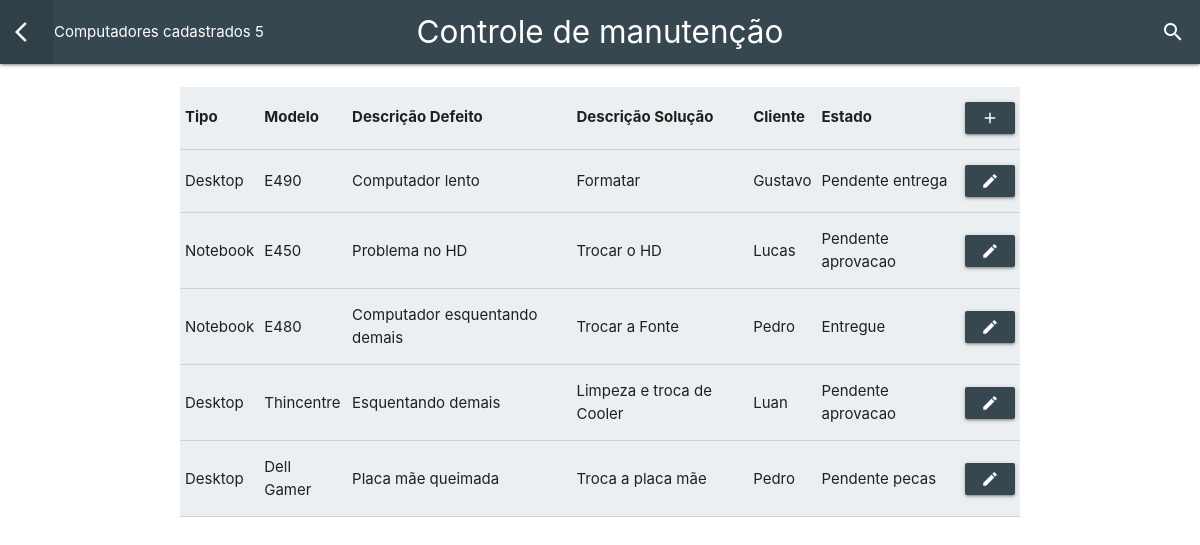
Screenshot of /pages/viewComputador.php (signed in) with the database file from the repository.
### tables this page shows
CREATE TABLE `computadores` (
  `id` int(11) NOT NULL,
  `tipo` varchar(255) NOT NULL,
  `modelo` varchar(255) NOT NULL,
  `descricao_defeito` varchar(255) NOT NULL,
  `descricao_solucao` varchar(255) NOT NULL,
  `estado` varchar(255) NOT NULL,
  `idCliente` int(11) NOT NULL
);

CREATE TABLE `clientes` (
  `id` int(11) NOT NULL,
  `nome` varchar(255) NOT NULL,
  `contato` varchar(255) NOT NULL
);

### src/consultas.php (called while the page is built, shortened)
<?php
include '../src/conn.php';
function selectById($id, $tabela){
    if($tabela == "computadores"){
        $sql = "SELECT * FROM `computadores` WHERE `id` = :id";
    }elseif($tabela == "usuarios"){
        $sql = "SELECT * FROM `usuarios` WHERE `id` = :id";
    }elseif($tabela == "clientes"){
        $sql = "SELECT * FROM `clientes` WHERE `id` = :id";
    }
    global $conn;
    $stmt = $conn->prepare($sql);
    $stmt->bindValue(':id', $id);
    $result = $stmt->execute();
    if($result){
        return $stmt;
    }else{
        make_log($stmt->errorInfo()[2]);
    }
}
function getAllComputadores(){
    global $conn;
    $result = $conn->query("SELECT * FROM `computadores`");
    return ($result) ? $result->fetchAll(PDO::FETCH_OBJ) : make_log($conn->errorInfo()[2]);
}
function getClienteComputador($id){
    $stmt = selectById($id, "clientes");
    if($stmt){
        if($stmt->rowCount() > 0){
            return $stmt->fetch(PDO::FETCH_OBJ);
        }else{
            make_log("Nenhum cliente encontrado");
        }
    }else{
        make_log($stmt->errorInfo()[2]);
    }
}

### pages/viewComputador.php (the view, shortened to what this page needs)
<?php
include '../templates/header.php';
include '../src/consultas.php';
$computadores = getAllComputadores();
?>
<nav>
    <div class="nav-wrapper blue-grey darken-3">
        <ul class="left">
            <li>
                <a href="./index.php">
                    <i class="material-icons">arrow_back_ios</i>
                </a>
            </li>
            <li>
                Computadores cadastrados <?= count(getAllComputadores()) ?>
            </li>
        </ul>
        <a href="#!" class="brand-logo center">Controle de manutenção</a>
        <ul class="right">
            <li>
                <a href="./pesquisaComputador.php">
                    <i class="material-icons">search</i>
                </a>
            </li>
        </ul>
    </div>
</nav>
<br>
<table class="responsive-table container blue-grey lighten-5">
<thead>
    <tr>
        <th>Tipo</th>
        <th>Modelo</th>
        <th>Descrição Defeito</th>
        <th>Descrição Solução</th>
        <th>Cliente</th>
        <th>Estado</th>
        <th>
            <a class="btn btn-small blue-grey darken-3" href="cadComputador.php">
                <i class="material-icons">add</i>
            </a>
        </th>
    </tr>
</thead>
<tbody>
    <?php foreach ($computadores as $computador): ?>
    <tr>
        <td><?= $computador->tipo ?></td>
        <td><?= $computador->modelo ?></td>
        <td><?= $computador->descricao_defeito ?></td>
        <td><?= $computador->descricao_solucao ?></td>
        <td>
            <?php
            $cliente = getClienteComputador($computador->idCliente);
            echo $cliente->nome;
            ?>
        </td>
        <td><?= $computador->estado ?></td>
        <td>
            <a
            href="./editComputador.php?id=<?=$computador->id ?>"
            class="btn blue-grey darken-3 btn-small">
                <i class="material-icons">edit</i>
            </a>
        </td>
    </tr>
    <?php endforeach ?>
</tbody>
</table>
<?php include '../templates/footer.php' ?>

### templates/header.php (shortened to what this page needs)
<!DOCTYPE html>
<html lang="pt-br">
<head>
<link rel="stylesheet" href="https://cdnjs.cloudflare.com/ajax/libs/materialize/1.0.0/css/materialize.min.css">
</head>
<body>

### templates/footer.php (shortened to what this page needs)
</body>
</html>

### rows the page displays
computadores: tipo "Desktop", modelo "E490", descricao_defeito "Computador lento", descricao_solucao "Formatar", idCliente.nome "Gustavo", estado "Pendente entrega"
computadores: tipo "Notebook", modelo "E450", descricao_defeito "Problema no HD", descricao_solucao "Trocar o HD", idCliente.nome "Lucas", estado "Pendente aprovacao"
computadores: tipo "Notebook", modelo "E480", descricao_defeito "Computador esquentando demais", descricao_solucao "Trocar a Fonte", idCliente.nome "Pedro", estado "Entregue"
computadores: tipo "Desktop", modelo "Thincentre", descricao_defeito "Esquentando demais", descricao_solucao "Limpeza e troca de Cooler", idCliente.nome "Luan", estado "Pendente aprovacao"
computadores: tipo "Desktop", modelo "Dell Gamer", descricao_defeito "Placa mãe queimada", descricao_solucao "Troca a placa mãe", idCliente.nome "Pedro", estado "Pendente pecas"

### other values shown
count(getAllComputadores()) "5"
